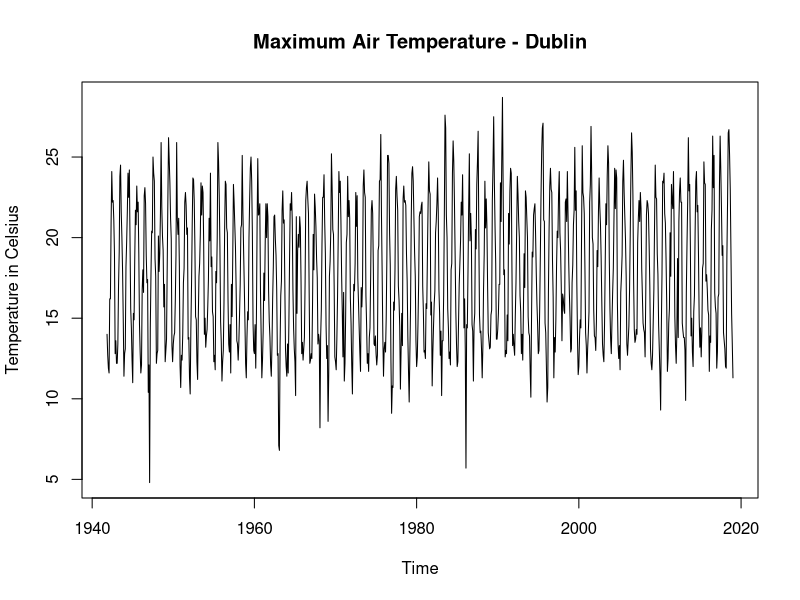
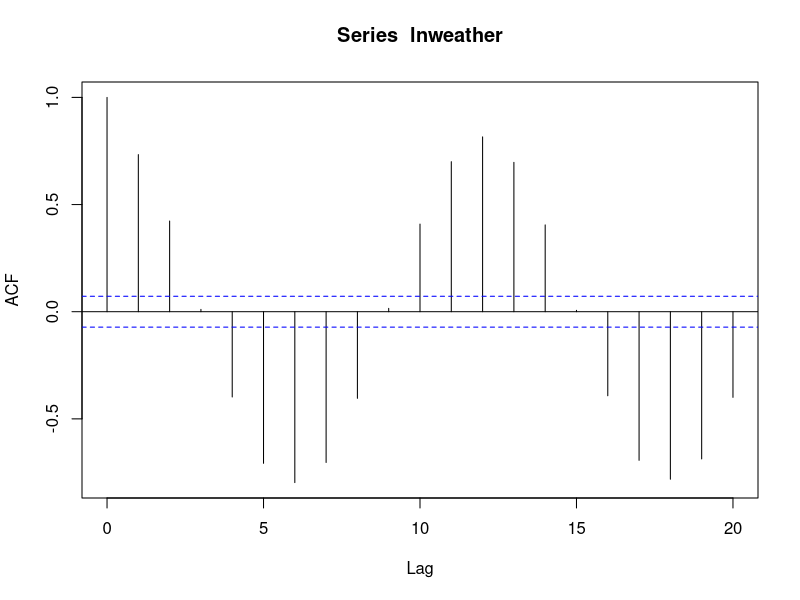
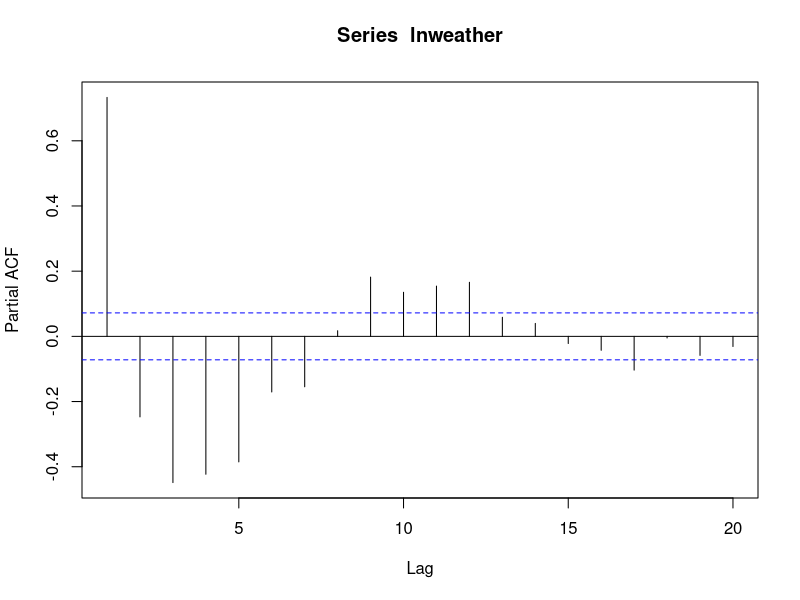
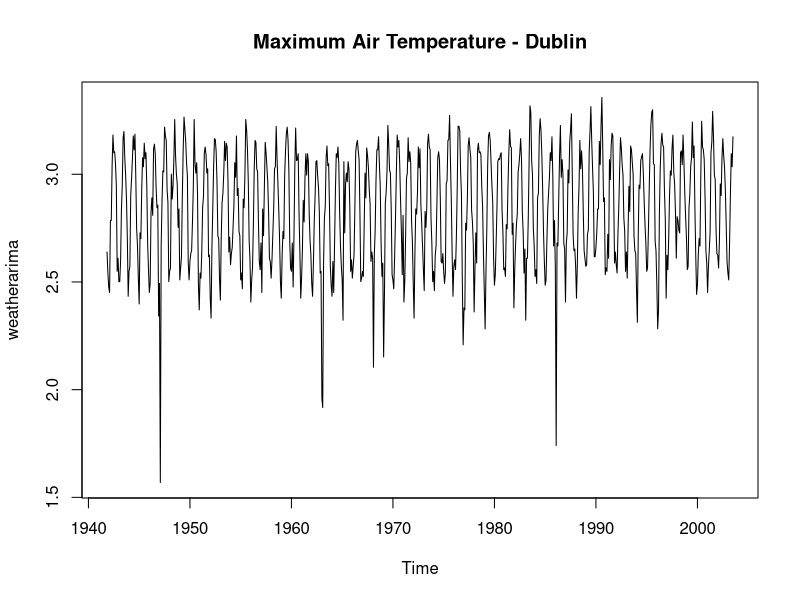
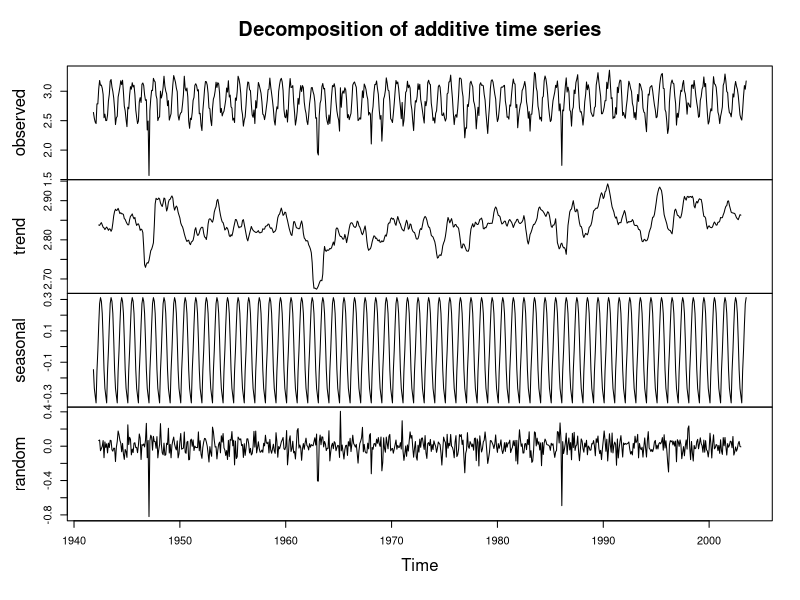
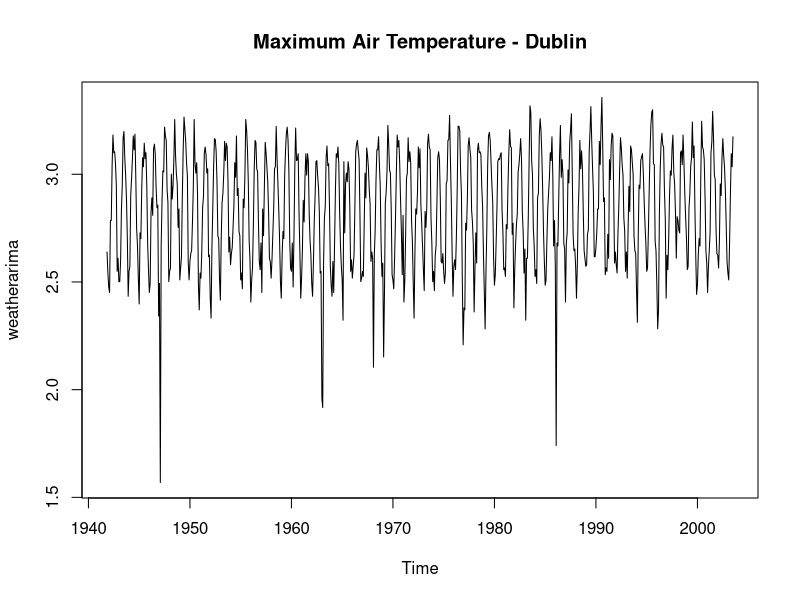
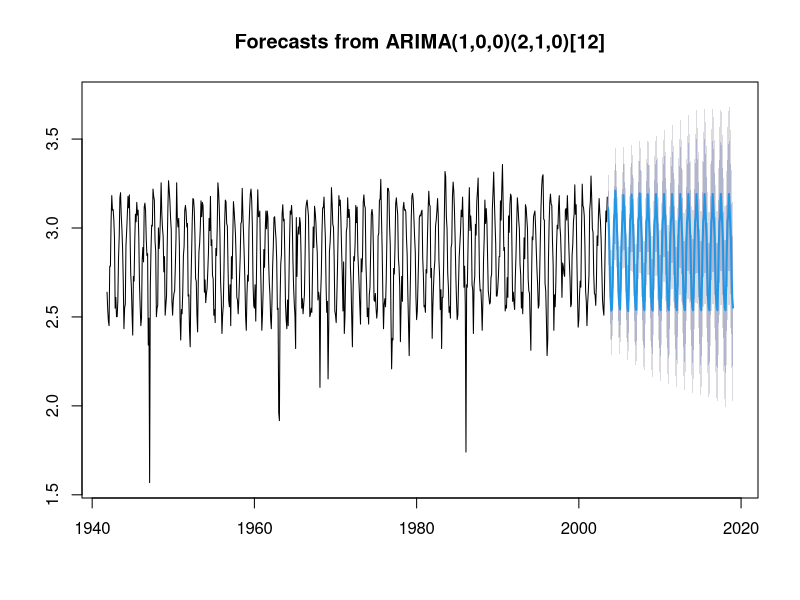
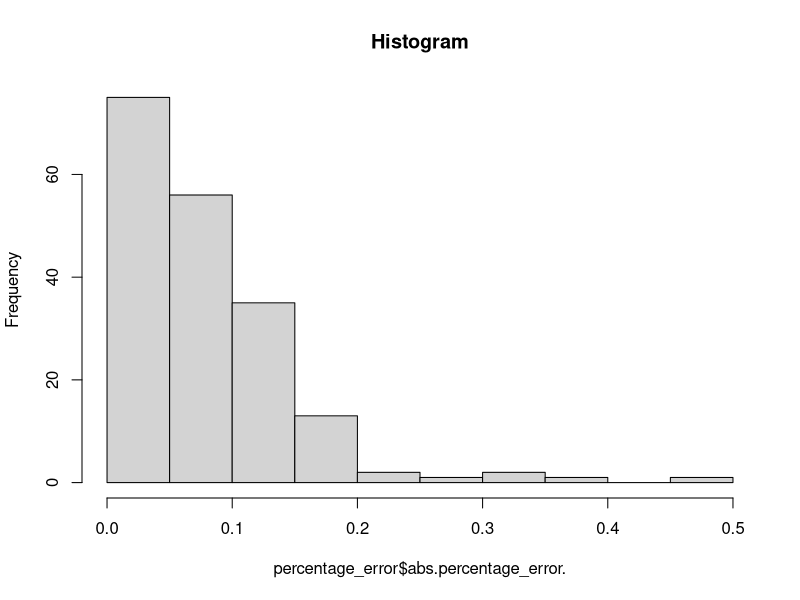

Here is the R script that generated these plots, in order:
# Directories
setwd("/media/veracrypt9/a_documents/group b/computing/data science/datasets")
mydata<- read.csv("mly532.csv")
attach(mydata)
weatherarima <- ts(mydata$maxtp, start = c(1941,11), frequency = 12)
plot(weatherarima,type="l",ylab="Temperature in Celsius")
title("Maximum Air Temperature - Dublin")

# Load libraries
library(MASS)
library(tseries)
library(forecast)

# Plot and convert to ln format
lnweather=log(mydata$maxtp[1:741])
lnweather

# ACF, PACF and Dickey-Fuller Test
acf(lnweather, lag.max=20)
pacf(lnweather, lag.max=20)
adf.test(lnweather)

# Time series and seasonality
weatherarima <- ts(lnweather, start = c(1941,11), frequency = 12)
plot(weatherarima,type="l")
title("Maximum Air Temperature - Dublin")

components <- decompose(weatherarima)
components
plot(components)

# ARIMA
fitlnweather<-auto.arima(weatherarima, trace=TRUE, test="kpss", ic="bic")
fitlnweather
confint(fitlnweather)
plot(weatherarima,type='l')
title('Maximum Air Temperature - Dublin')
exp(lnweather)

# Forecasted Values From ARIMA
forecastedvalues_ln=forecast(fitlnweather,h=186)
forecastedvalues_ln
plot(forecastedvalues_ln)

forecastedvaluesextracted=as.numeric(forecastedvalues_ln$mean)
finalforecastvalues=exp(forecastedvaluesextracted)
finalforecastvalues

# Percentage Error
df<-data.frame(mydata$maxtp[742:927],finalforecastvalues)
col_headings<-c("Actual Weather","Forecasted Weather")
names(df)<-col_headings
attach(df)
percentage_error=((df$`Actual Weather`-df$`Forecasted Weather`)/(df$`Actual Weather`))
percentage_error
mean(percentage_error)
percentage_error=data.frame(abs(percentage_error))
accuracy=data.frame(percentage_error[percentage_error$abs.percentage_error. < 0.1,])
frequency=as.data.frame(table(accuracy))
sum(frequency$Freq)/186
hist(percentage_error$abs.percentage_error.,main="Histogram")

# Ljung-Box
Box.test(fitlnweather$resid, lag=5, type="Ljung-Box")
Box.test(fitlnweather$resid, lag=10, type="Ljung-Box")
Box.test(fitlnweather$resid, lag=15, type="Ljung-Box")

#############################################################################

# ETS (http://freerangestats.info/blog/2016/11/27/ets-friends)
# Simple exponential smoothing with additive errors
fit1 <- ets(weatherarima)
fit1

forecastedvalues_ets=forecast(fit1,h=186)
forecastedvalues_ets
plot(forecastedvalues_ets)
forecastedvaluesextractedets=as.numeric(forecastedvalues_ets$mean)
finalforecastvaluesets=exp(forecastedvaluesextractedets)
finalforecastvaluesets

# Percentage Error
df<-data.frame(mydata$maxtp[742:927],finalforecastvaluesets)
col_headings<-c("Actual Weather","Forecasted Weather")
names(df)<-col_headings
attach(df)
percentage_error=((df$`Actual Weather`-df$`Forecasted Weather`)/(df$`Actual Weather`))
percentage_error
mean(percentage_error)
percentage_error=data.frame(abs(percentage_error))
accuracy=data.frame(percentage_error[percentage_error$abs.percentage_error. < 0.1,])
frequency=as.data.frame(table(accuracy))
sum(frequency$Freq)/186

# SARIMA
fit.1<-Arima(weatherarima, order = c(1,0,0))

# Forecasted Values From ARIMA
forecastedvalues_s=forecast(fit.1,h=186)
forecastedvalues_s
plot(forecastedvalues_s)

forecastedvaluesextracted=as.numeric(forecastedvalues_s$mean)
finalforecastvaluesseason=exp(forecastedvaluesextracted)
finalforecastvaluesseason

# Percentage Error
df<-data.frame(mydata$maxtp[742:927],finalforecastvaluesseason)
col_headings<-c("Actual Weather","Forecasted Weather")
names(df)<-col_headings
attach(df)
percentage_error=((df$`Actual Weather`-df$`Forecasted Weather`)/(df$`Actual Weather`))
percentage_error
mean(percentage_error)
percentage_error=data.frame(abs(percentage_error))
accuracy=data.frame(percentage_error[percentage_error$abs.percentage_error. < 0.1,])
frequency=as.data.frame(table(accuracy))
sum(frequency$Freq)/186